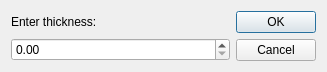
<?xml version="1.0" encoding="UTF-8"?>
<ui version="4.0">
 <class>thickness</class>
 <widget class="QDialog" name="thickness">
  <property name="geometry">
   <rect>
    <x>0</x>
    <y>0</y>
    <width>327</width>
    <height>64</height>
   </rect>
  </property>
  <property name="windowTitle">
   <string>Dialog</string>
  </property>
  <layout class="QHBoxLayout" name="horizontalLayout">
   <item>
    <layout class="QVBoxLayout" name="verticalLayout">
     <item>
      <widget class="QLabel" name="label">
       <property name="text">
        <string>Enter thickness:</string>
       </property>
      </widget>
     </item>
     <item>
      <widget class="QDoubleSpinBox" name="doubleSpinBox"/>
     </item>
    </layout>
   </item>
   <item>
    <widget class="QDialogButtonBox" name="buttonBox">
     <property name="orientation">
      <enum>Qt::Vertical</enum>
     </property>
     <property name="standardButtons">
      <set>QDialogButtonBox::Cancel|QDialogButtonBox::Ok</set>
     </property>
    </widget>
   </item>
  </layout>
 </widget>
 <resources/>
 <connections>
  <connection>
   <sender>buttonBox</sender>
   <signal>accepted()</signal>
   <receiver>thickness</receiver>
   <slot>accept()</slot>
   <hints>
    <hint type="sourcelabel">
     <x>248</x>
     <y>254</y>
    </hint>
    <hint type="destinationlabel">
     <x>157</x>
     <y>274</y>
    </hint>
   </hints>
  </connection>
  <connection>
   <sender>buttonBox</sender>
   <signal>rejected()</signal>
   <receiver>thickness</receiver>
   <slot>reject()</slot>
   <hints>
    <hint type="sourcelabel">
     <x>316</x>
     <y>260</y>
    </hint>
    <hint type="destinationlabel">
     <x>286</x>
     <y>274</y>
    </hint>
   </hints>
  </connection>
 </connections>
</ui>
